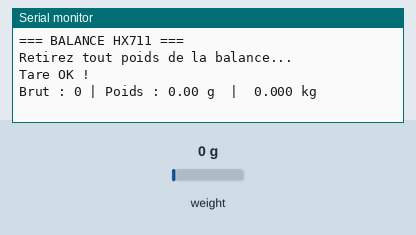
This sketch was run on a simulated Arduino Uno, built with avr-gcc and run on an emulated ATmega328P. Parts: the last lines printed to the serial monitor. The test bench sets the inputs (shaded band); at power-on: weight on the scale 0 g.

Above: at 4.2 s.
4.3 s: weight on the scale set to 100 g
At 5.0 s:
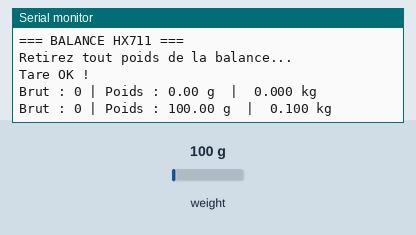
5.8 s: weight on the scale set to 1250 g
At 7.0 s:
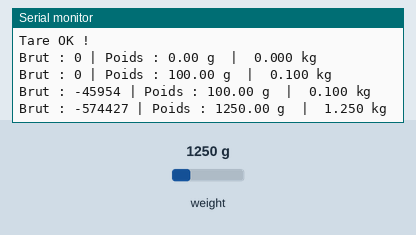
Timing chart, 0 to 8.8 s (numbered marks = the images above; inputs shaded):
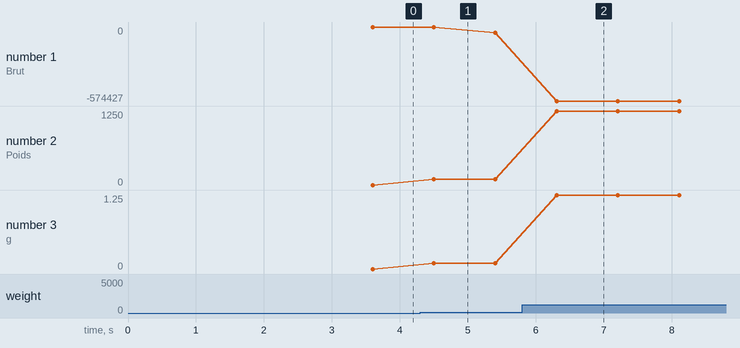

The sketch:

code_HX711.ino
```cpp
#include "HX711.h"
// Bibliothèque HX711 permettant de communiquer
// avec le module HX711 (amplificateur + convertisseur ADC)

// ================== CONNEXIONS HX711 -> ARDUINO UNO ==================
// DT  (DOUT) : sortie données du HX711 vers l'Arduino
// SCK        : horloge envoyée par l'Arduino au HX711
#define DT  3     // Broche numérique 3 de l'Arduino connectée à DOUT
#define SCK 2     // Broche numérique 2 de l'Arduino connectée à SCK

// Création de l'objet HX711
HX711 scale;

// ================== FACTEUR DE CALIBRATION ==================
// Ce facteur permet de convertir la valeur brute du HX711
// en une valeur réelle de poids (en grammes).
// Il dépend de la cellule de charge utilisée.
float calibration_factor = -459.542;

void setup() {
  // Initialisation de la communication série
  // Permet d'afficher les résultats sur le moniteur série
  Serial.begin(9600);

  // Initialisation du HX711 avec les broches définies
  scale.begin(DT, SCK);

  // Application du facteur de calibration
  scale.set_scale(calibration_factor);

  Serial.println("=== BALANCE HX711 ===");
  Serial.println("Retirez tout poids de la balance...");
  delay(2000);

  // Mise à zéro (tare)
  // Permet de considérer le poids actuel comme référence zéro
  scale.tare();
  Serial.println("Tare OK !");
  Serial.println();
}

void loop() {

  // Vérifie si le HX711 est prêt à envoyer des données
  if (!scale.is_ready()) {
    Serial.println("ERREUR : HX711 non detecte !");
    delay(500);
    return;
  }

  // ================== LECTURE BRUTE ==================
  // Lecture directe du convertisseur ADC (valeur brute)
  // Utile pour le debug ou la calibration
  long brut = scale.read();

  // ================== LECTURE CALIBRÉE ==================
  // Lecture moyenne de 5 mesures, convertie en grammes
  float poids_g = scale.get_units(5);

  // Conversion du poids en kilogrammes
  float poids_kg = poids_g / 1000.0;

  // ================== AFFICHAGE DES RÉSULTATS ==================
  Serial.print("Brut : ");
  Serial.print(brut);
  Serial.print(" | Poids : ");
  Serial.print(poids_g, 2);
  Serial.print(" g  |  ");
  Serial.print(poids_kg, 3);
  Serial.println(" kg");

  // Délai entre deux mesures
  delay(300);
}
```

Measured:
- after the input at 4.3 s, the serial monitor: prints a new line after 0.20 s (image 1)
- after the input at 5.8 s, the serial monitor: prints a new line after 0.51 s (image 2)
- plotted number 1: 0 → -45954 after the input at 4.3 s, -45954 → -574427 after the input at 5.8 s
- plotted number 2: 0 → 100 after the input at 4.3 s, 100 → 1250 after the input at 5.8 s
- plotted number 3: 0 → 0.1 after the input at 4.3 s, 0.1 → 1.25 after the input at 5.8 s
